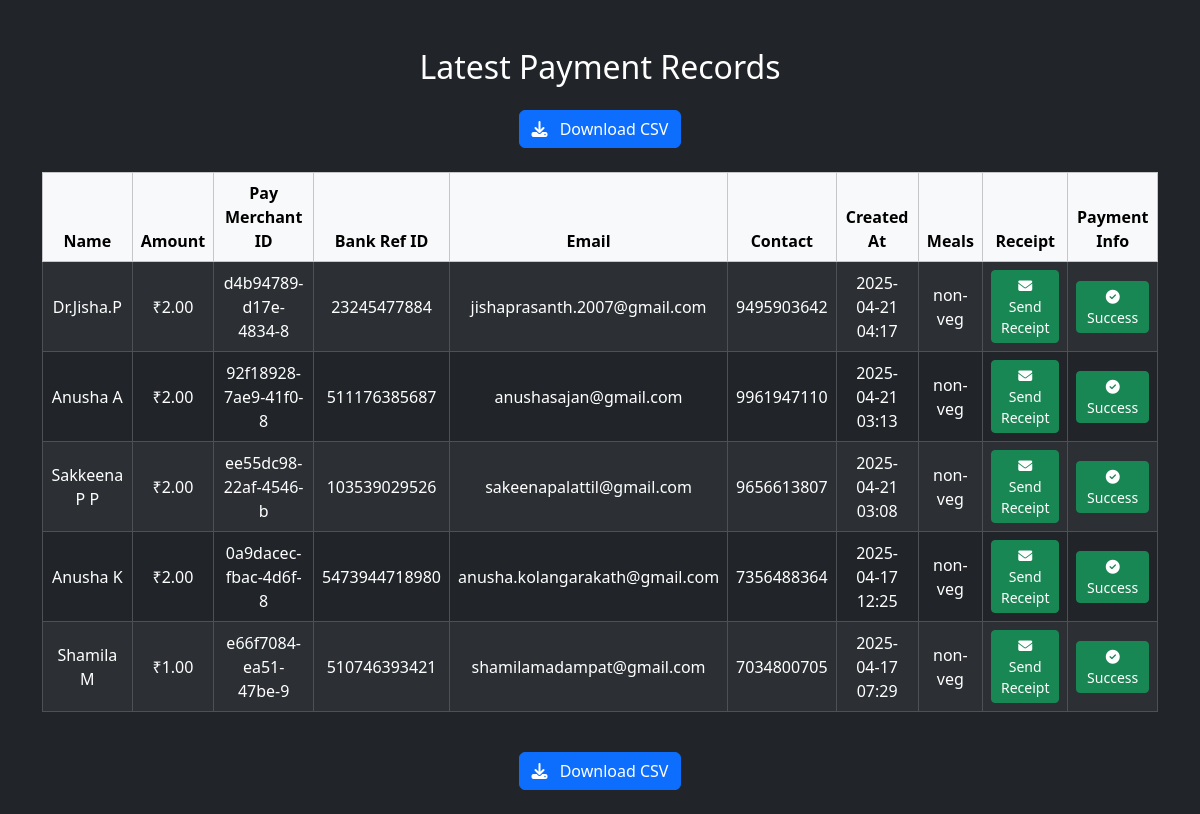
Screenshot of /adminpaymentsabc123secreturl/ with the database file from the repository.
### myapp/models.py (models this page shows, shortened)
class Payment(models.Model):
    full_name = models.CharField(max_length=200)
    success =  models.BooleanField(default=False)
    email = models.EmailField()
    contact = models.CharField(max_length=10,blank=False)
    amount = models.DecimalField(max_digits=10, decimal_places=2, default=0.00)
    category = models.CharField(max_length=20, choices=CATEGORY_CHOICES)
    transcation_id = models.CharField(max_length=200,
                                      blank=True)
    bank_transaction_id = models.CharField(max_length=100, blank=True, null=True)
    organisation_name = models.CharField(max_length=200,blank=True)
    job_title = models.CharField(max_length=200,blank=True)
    created_at = models.DateTimeField(auto_now_add=True)
    meals = models.CharField(max_length=20,choices=CATEGORY_CHOICES_MEALS)
    whatsapp_number = models.CharField(max_length=10,blank=True)
    additional_comments = models.CharField(blank=True,default=" ",max_length=500)
    about_us = models.CharField(max_length=30,choices=CATEGORY_CHOICES_ABOUT_US)

### myapp/views.py (the view)
# urls.py: path('adminpaymentsabc123secreturl/', payment_list_view, name='admin-payments'),
def payment_list_view(request):
    payments = Payment.objects.order_by('-created_at')  # Latest first
    return render(request, 'myapp/payment_list.html', {'payments': payments})

### myapp/templates/myapp/payment_list.html (shortened to what this page needs)
<!DOCTYPE html>
<html lang="en">
<head>
  <link href="https://cdn.jsdelivr.net/npm/bootstrap@5.3.2/dist/css/bootstrap.min.css" rel="stylesheet">
  <link rel="stylesheet" href="https://cdnjs.cloudflare.com/ajax/libs/font-awesome/6.5.0/css/all.min.css">
</head>
<body class="bg-dark text-white">
  <div class="container mt-5">
    <h2 class="mb-4 text-center">Latest Payment Records</h2>
    <div class="d-flex justify-content-center my-4">
      <a href="{% url 'export-payments-csv' %}" class="btn btn-primary btn-md">
        <i class="fas fa-download me-2"></i> Download CSV
      </a>
    </div>
    <div class="table-responsive">
      <table class="table table-bordered table-dark table-striped align-middle text-center">
        <thead class="table-light text-dark">
          <tr>
            <th>Name</th>
            <th>Amount</th>
            <th>Pay Merchant ID</th>
            <th>Bank Ref ID</th>
            <th>Email</th>
            <th>Contact</th>
            <th>Created At</th>
            <th>Meals</th>
            <th>Receipt</th>
            <th>Payment Info</th>
          </tr>
        </thead>
        <tbody>
          {% for payment in payments %}
            <tr>
              <td>{{ payment.full_name }}</td>
              <td>₹{{ payment.amount }}</td>
              <td>{{ payment.transcation_id }}</td>
              <td>{{ payment.bank_transaction_id }}</td>
              <td>{{ payment.email }}</td>
              <td>{{ payment.contact }}</td>
              <td>{{ payment.created_at|date:"Y-m-d H:i" }}</td>
              <td>{{ payment.meals }}</td>
              <td>
                <a href="#" class="btn btn-success btn-sm">
                  <i class="fas fa-envelope"></i> Send Receipt
                </a>
              </td>
              <td>
                {% if payment.success %}
                  <span class="btn btn-success btn-sm">
                    <i class="fas fa-check-circle"></i> Success
                  </span>
                {% else %}
                  <span class="btn btn-danger btn-sm">
                    <i class="fas fa-times-circle"></i> Failed
                  </span>
                {% endif %}
              </td>
            </tr>
          {% empty %}
            <tr>
              <td colspan="10" class="text-center text-warning">No payment records found.</td>
            </tr>
          {% endfor %}
        </tbody>
      </table>
    </div>
    <div class="d-flex justify-content-center my-4">
      <a href="{% url 'export-payments-csv' %}" class="btn btn-primary btn-md">
        <i class="fas fa-download me-2"></i> Download CSV
      </a>
    </div>
  </div>
</body>
</html>

### rows the page displays
Payment: full_name "Dr.Jisha.P", amount "2.00", transcation_id "d4b94789-d17e-4834-8", bank_transaction_id "23245477884", email "jishaprasanth.2007@gmail.com", contact "9495903642", created_at "2025-04-21 04:17", meals "non-veg", success True (drawn)
Payment: full_name "Anusha A", amount "2.00", transcation_id "92f18928-7ae9-41f0-8", bank_transaction_id "511176385687", email "anushasajan@gmail.com", contact "9961947110", created_at "2025-04-21 03:13", meals "non-veg", success True (drawn)
Payment: full_name "Sakkeena P P", amount "2.00", transcation_id "ee55dc98-22af-4546-b", bank_transaction_id "103539029526", email "sakeenapalattil@gmail.com", contact "9656613807", created_at "2025-04-21 03:08", meals "non-veg", success True (drawn)
Payment: full_name "Anusha K", amount "2.00", transcation_id "0a9dacec-fbac-4d6f-8", bank_transaction_id "5473944718980", email "anusha.kolangarakath@gmail.com", contact "7356488364", created_at "2025-04-17 12:25", meals "non-veg", success True (drawn)
Payment: full_name "Shamila M", amount "1.00", transcation_id "e66f7084-ea51-47be-9", bank_transaction_id "510746393421", email "shamilamadampat@gmail.com", contact "7034800705", created_at "2025-04-17 07:29", meals "non-veg", success True (drawn)
